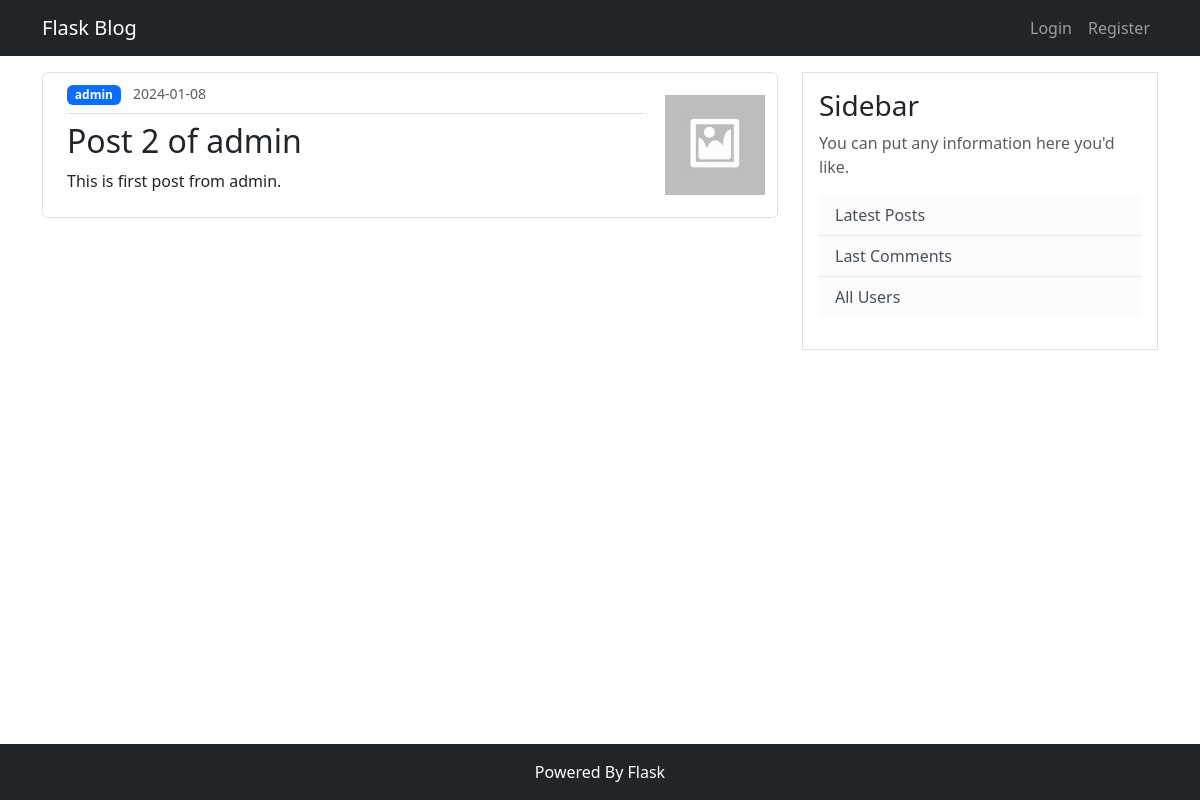
The page /posts/2 on the database its author committed.
### main/models.py (models this page shows, shortened)
class User(db.Model, UserMixin):
    __tablename__ = "user"
    id: Mapped[int] = mapped_column(Integer, primary_key=True)
    username: Mapped[str] = mapped_column(String(20), unique=True, nullable=False)
    email: Mapped[str] = mapped_column(String(120), unique=True, nullable=False)
    image_file: Mapped[str] = mapped_column(
        String(20), nullable=False, default="default.png"
    )
    password: Mapped[str] = mapped_column(String(60))
    role: Mapped[Roles] = mapped_column(Enum(Roles), default=Roles.AUTHOR)
    posts: Mapped[list["Post"]] = relationship(back_populates="author")

class Post(db.Model):
    __tablename__ = "post"
    id: Mapped[int] = mapped_column(Integer, primary_key=True)
    title: Mapped[str] = mapped_column(String(100), nullable=False)
    date_posted: Mapped[datetime] = mapped_column(DateTime, default=func.now())
    content: Mapped[str] = mapped_column(Text, nullable=False)
    is_public: Mapped[bool] = mapped_column(Boolean, default=False)
    image_file: Mapped[str] = mapped_column(
        String(120), nullable=False, default="default_thumbnail.jpg"
    )
    author_id: Mapped[int] = mapped_column(ForeignKey("user.id"))
    author: Mapped["User"] = relationship(back_populates="posts")

### posts/views.py (the view)
@posts.route("/<int:post_id>")
def post(post_id: int):
    post = services.get_or_404(Post, post_id)
    if (post.author != current_user) and (post.is_public is False):
        abort(403)
    return render_template("posts/post.html", post=post)

### main/services.py (called while the page is built)
def get_or_404(model, ident):
    return db.get_or_404(model, ident)

### main/templates/posts/post.html (shortened to what this page needs)
{% extends "base.html" %}
{% block content %}
<article class="d-flex align-items-center mb-3 p-2 border rounded">
  <div class="flex-grow-1 ms-3 me-3">
    {% if post.author == current_user %}
    <div class="pb-2 mb-2 border-bottom">
      {% if post.is_public %}
      <span class="badge bg-success text-white me-2">Public</span>
      {% else %}
      <span class="badge bg-dark text-white me-2">Private</span>
      {% endif %}
      <small class="text-muted">{{ post.date_posted.strftime("%Y-%m-%d") }}</small>
    </div>
    <h2>{{post.title }}</h2>
    <p>{{ post.content }}</p>
    <a class="btn btn-outline-primary btn-sm mt-1 mb-1" href="{{ url_for('posts.update_post', post_id=post.id) }}">Edit</a>
    <button type="button" class="btn btn-outline-danger btn-sm m-1" data-bs-toggle="modal"
      data-bs-target="#deleteModal">Delete</button>
    {% else %}
    <div class="pb-2 mb-2 border-bottom">
      <a class="badge bg-primary text-decoration-none me-2 text-white"
        href="{{ url_for('posts.user_posts', username=post.author.username) }}">{{ post.author.username
        }}</a>
      <small class="text-muted">{{ post.date_posted.strftime("%Y-%m-%d") }}</small>
    </div>
    <h2>{{post.title }}</h2>
    <p>{% if post.is_public %} {{ post.content }} {% else %} This is a private post! {% endif %}
    </p>
    {% endif %}
  </div>
  <div class="flex-shrink-0 m-1">
    <img class="article-img" src="{{ url_for('static', filename='posts/thumbnails/' + post.image_file) }}">
  </div>
</article>
{% endblock content %}

### main/static/css/main.css (style rules this page uses)
.article-img { height: 100px; width: 100px; }

### rows shown on the page
User: author.username "admin"
Post: date_posted "2024-01-08", title "Post 2 of admin", content "This is first post from admin.", image_file (placeholder picture)
